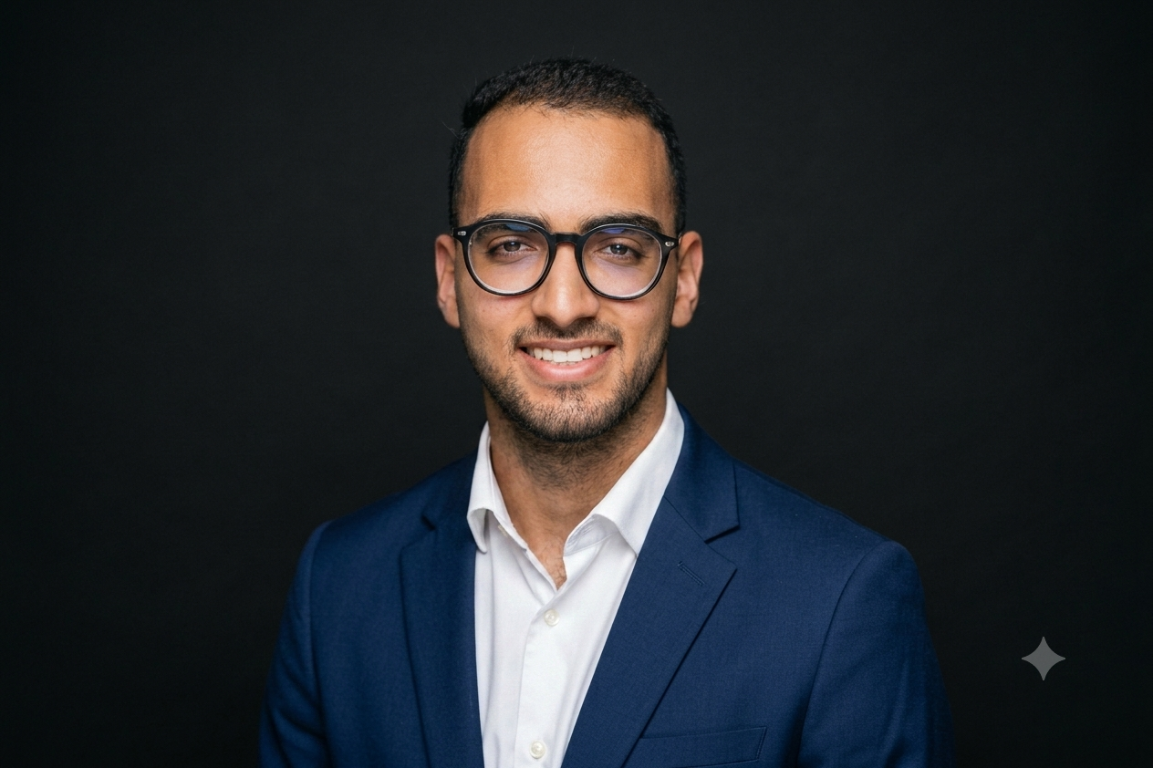
#> input picture source-photo.png, 1153 x 768 px
$ python generate_profile_cards.py
#> lines starting #> are read from the running program, lines starting #| are printed output that depends on the picture
from pathlib import Path
from PIL import Image, ImageEnhance, ImageOps
import html
import json

ROOT = Path(__file__).resolve().parents[1]
CARDS = ROOT / "cards"
CARDS.mkdir(exist_ok=True)

PAPER = "#f3f3ef"
PAPER_2 = "#e2e2de"
INK = "#111111"
SOFT = "#3a3a3c"
MUTED = "#6e6e73"
RULE = "#dcdcd7"
BLUE = "#2f55ff"

portrait = ROOT / "source-photo.png"

def ascii_rows():
    image = Image.open(portrait).convert("RGB")
    image = image.crop((192, 0, 960, 768))
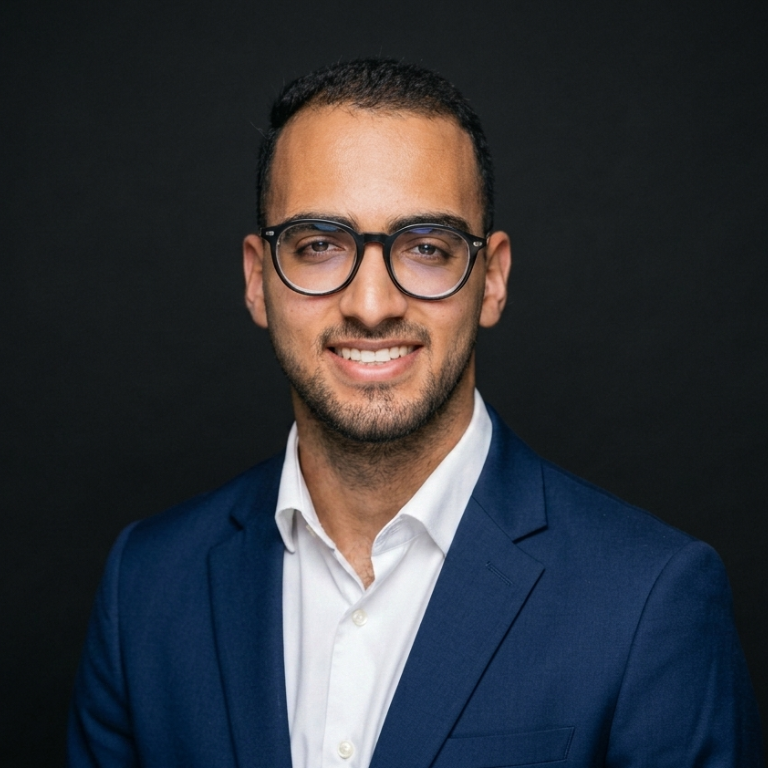
#> image: PIL image 768x768 RGB; mean R, G, B 51, 53.1, 58.5
    image = ImageOps.fit(image, (78, 48), method=Image.Resampling.LANCZOS)
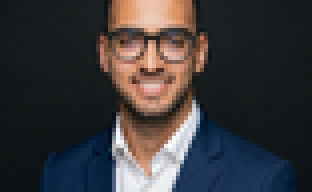
#> image: PIL image 78x48 RGB (shown 4 times larger); mean R, G, B 58.5, 56.3, 58
    image = ImageEnhance.Contrast(image).enhance(1.3)
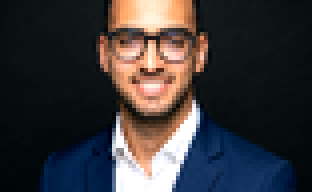
#> image: PIL image 78x48 RGB (shown 4 times larger); mean R, G, B 57.3, 54.8, 56.9
    chars = " .:-=+*#%@"
    pixels = list(ImageOps.grayscale(image).getdata())
#> pixels = 3744 values, max 255 at index 2232, min 1 at index 2078, mean 55.83
    rows = []
    for y in range(48):
        row = pixels[y * 78:(y + 1) * 78]
        rows.append("".join(chars[v * (len(chars) - 1) // 255] for v in row))
#> after the loop, rows = 48 items
    return rows

def write(name, content):
    (CARDS / name).write_text(content, encoding="utf-8")

rows = ascii_rows()
#> rows = 48 items
portrait_lines = "\n".join(
    f'<text xml:space="preserve" x="552" y="{75 + i * 6.7:.1f}" fill="{INK}" '
    f'font-family="ui-monospace,SFMono-Regular,Menlo,monospace" font-size="6.4">'
    f'{html.escape(row)}</text>'
    for i, row in enumerate(rows)
)

hero = f'''<svg xmlns="http://www.w3.org/2000/svg" width="880" height="420" viewBox="0 0 880 420" role="img" aria-label="Mouhamed Aziz Belghaieb. Software engineering student and full-stack developer.">
<rect width="880" height="420" rx="14" fill="{PAPER}"/>
<rect x="1" y="1" width="878" height="418" rx="13" fill="none" stroke="{RULE}"/>
<text x="44" y="82" font-family="monospace" font-size="12" letter-spacing="1" fill="{MUTED}">SOFTWARE ENGINEERING STUDENT</text>
<text x="44" y="180" font-family="Georgia,serif" font-size="72" letter-spacing="-2" fill="{INK}">Mouhamed Aziz</text>
<text x="44" y="248" font-family="Georgia,serif" font-size="72" letter-spacing="-2" font-style="italic" fill="{BLUE}">Belghaieb</text>
<text x="48" y="302" font-family="system-ui,sans-serif" font-size="18" fill="{SOFT}">I build full-stack systems, applied AI,</text>
<text x="48" y="329" font-family="system-ui,sans-serif" font-size="18" fill="{SOFT}">secure backends and connected devices.</text>
<text x="48" y="382" font-family="monospace" font-size="12" fill="{INK}">portfolio / linkedin / email</text>
{portrait_lines}
</svg>'''
write("hero.svg", hero)

data_file = ROOT / "data" / "contributions.json"
if data_file.exists():
    data = json.loads(data_file.read_text(encoding="utf-8"))
else:
    data = {"total_contributions": 51, "days": []}

days = data.get("days", [])
by_date = {day["date"]: day for day in days}
if not days:
    days = [{"date": f"2026-{month:02d}-{day:02d}", "count": 0, "level": 0} for month in range(11, 13) for day in range(1, 30)]

heat_cells = []
for i, day in enumerate(days[-217:]):
    level = day.get("level", 0)
    if level == 0:
        level = min(4, 1 if day.get("count", 0) > 0 else 0)
    colors = ["#e8e8e3", "#cfd5e6", "#a6b1d2", "#6f83ba", "#2f55ff"]
    col = i // 7
    row = i % 7
    x = 18 + col * 27
    y = 48 + row * 20
    heat_cells.append(f'<rect x="{x}" y="{y}" width="20" height="14" rx="3" fill="{colors[level]}"/>')

total = data.get("total_contributions", sum(day.get("count", 0) for day in days))
heatmap = f'''<svg xmlns="http://www.w3.org/2000/svg" width="880" height="210" viewBox="0 0 880 210" role="img" aria-label="{total} GitHub contributions">
<rect width="880" height="210" rx="14" fill="{PAPER}"/>
<rect x="1" y="1" width="878" height="208" rx="13" fill="none" stroke="{RULE}"/>
<text x="24" y="30" font-family="monospace" font-size="12" fill="{MUTED}">~/contributions --last-year</text>
{''.join(heat_cells)}
<text x="856" y="188" text-anchor="end" font-family="monospace" font-size="12" fill="{MUTED}">{total} contributions</text>
</svg>'''
write("heatmap.svg", heatmap)

activity = f'''<svg xmlns="http://www.w3.org/2000/svg" width="880" height="300" viewBox="0 0 880 300" role="img" aria-label="Engineering activity summary">
<rect width="880" height="300" rx="14" fill="{PAPER}"/>
<rect x="1" y="1" width="878" height="298" rx="13" fill="none" stroke="{RULE}"/>
<text x="24" y="34" font-family="monospace" font-size="12" fill="{MUTED}">~/activity --summary</text>
<g font-family="monospace">
<rect x="24" y="58" width="264" height="214" rx="10" fill="{PAPER_2}" stroke="{RULE}"/>
<text x="44" y="92" font-size="12" fill="{MUTED}">FEATURED PROJECTS</text><text x="44" y="138" font-size="28" font-weight="700" fill="{INK}">03</text><text x="44" y="166" font-size="12" fill="{SOFT}">TBIBI · ShopFlow · Prefacture</text><text x="44" y="214" font-size="12" fill="{BLUE}">full-stack delivery</text>
<rect x="308" y="58" width="264" height="214" rx="10" fill="{PAPER_2}" stroke="{RULE}"/>
<text x="328" y="92" font-size="12" fill="{MUTED}">PRIMARY STACK</text><text x="328" y="138" font-size="28" font-weight="700" fill="{INK}">JAVA</text><text x="328" y="166" font-size="12" fill="{SOFT}">Spring · REST · JWT · JPA</text><text x="328" y="214" font-size="12" fill="{BLUE}">backend engineering</text>
<rect x="592" y="58" width="264" height="214" rx="10" fill="{PAPER_2}" stroke="{RULE}"/>
<text x="612" y="92" font-size="12" fill="{MUTED}">CURRENT DIRECTION</text><text x="612" y="138" font-size="28" font-weight="700" fill="{INK}">AI + IOT</text><text x="612" y="166" font-size="12" fill="{SOFT}">OCR · ESP32 · connected systems</text><text x="612" y="214" font-size="12" fill="{BLUE}">applied engineering</text>
</g></svg>'''
write("activity.svg", activity)

worlds = [
    ("BUILD", "3", "systems", "TBIBI · ShopFlow · Prefacture"),
    ("STACK", "Java", "full-stack", "Spring · Next.js · PostgreSQL"),
    ("LEARN", "3", "systems", "AI · embedded · networking"),
]
for i, (label, number, word, detail) in enumerate(worlds, 1):
    card = f'''<svg xmlns="http://www.w3.org/2000/svg" width="293" height="222" viewBox="0 0 293 222" role="img" aria-label="{label}: {number} {word}">
<rect width="293" height="222" rx="14" fill="{PAPER}"/><rect x="1" y="1" width="291" height="220" rx="13" fill="none" stroke="{RULE}"/>
<text x="24" y="34" font-family="monospace" font-size="12" fill="{MUTED}">{label}</text>
<text x="24" y="82" font-family="Georgia,serif" font-size="38" fill="{INK}">{number} <tspan font-style="italic">{word}</tspan></text>
<text x="24" y="112" font-family="monospace" font-size="11" fill="{SOFT}">{detail}</text>
<text x="24" y="190" font-family="monospace" font-size="12" fill="{BLUE}" class="arrow">EXPLORE  →</text>
</svg>'''
    write(f"world-{i}.svg", card)

title = f'''<svg xmlns="http://www.w3.org/2000/svg" width="880" height="76" viewBox="0 0 880 76" role="img" aria-label="What I'm coding">
<rect width="880" height="76" rx="14" fill="{PAPER}"/>
<text x="440" y="50" text-anchor="middle" font-family="Georgia,serif" font-size="34" fill="{INK}">What I'm coding</text>
</svg>'''
write("title-coding.svg", title)

repos = [
    ("TBIBI", "Medical web platform", "Java · Spring Boot · JWT"),
    ("ShopFlow", "Multi-role commerce", "Next.js · Spring Boot"),
    ("Cement Prefacture", "AI invoice workflow", "Java · Gemini OCR"),
]
for i, (name, subtitle, stack) in enumerate(repos, 1):
    card = f'''<svg xmlns="http://www.w3.org/2000/svg" width="293" height="222" viewBox="0 0 293 222" role="img" aria-label="{name}: {subtitle}">
<rect width="293" height="222" rx="14" fill="{PAPER}"/><rect x="1" y="1" width="291" height="220" rx="13" fill="none" stroke="{RULE}"/>
<rect x="24" y="24" width="245" height="6" rx="3" fill="{BLUE}"/>
<text x="24" y="78" font-family="monospace" font-size="20" font-weight="700" fill="{INK}">{name}</text>
<text x="24" y="108" font-family="monospace" font-size="11" fill="{SOFT}">{subtitle}</text>
<text x="24" y="140" font-family="monospace" font-size="10" fill="{MUTED}">{stack}</text>
<text x="24" y="190" font-family="monospace" font-size="12" fill="{BLUE}">VIEW REPOSITORY  →</text>
</svg>'''
    write(f"repo-{i}.svg", card)

print("Generated profile cards")
